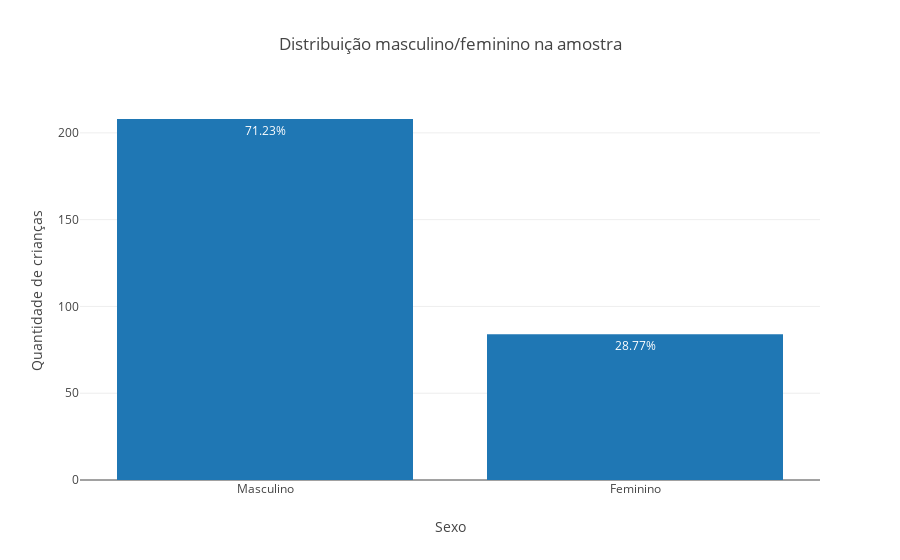

This figure's notebook cell:
### Markdown cell above
### Proporção entre crianças do sexo M/F

### Code cell
from plotly.graph_objs import Layout

#Gráfico de comparação de amostras M/F
data = [go.Bar(x = ['Masculino','Feminino'],
               y = df['gender'].value_counts(),
               text = porcentagem(df['gender'].value_counts()),
               textposition = 'auto')]

#layout = go.Layout(yaxis = dict(tickformat=".2%"))

py.iplot({
"data": data,
"layout": Layout(
    title="Distribuição masculino/feminino na amostra",
    xaxis=dict(title="Sexo"),
    yaxis=dict(title="Quantidade de crianças")
)
})

### Figure 1 — Plotly figure (JSON) as saved in the notebook; plotly's stock layout.template omitted (floating-point values rounded to 4 significant figures)
{"data": [{"text": ["71.23%", "28.77%"], "textposition": "auto", "type": "bar", "uid": "e084ccba-dc8c-47e3-85e5-ce81340c5130", "x": ["Masculino", "Feminino"], "y": [208, 84]}], "layout": {"title": {"text": "Distribuição masculino/feminino na amostra"}, "xaxis": {"title": {"text": "Sexo"}}, "yaxis": {"title": {"text": "Quantidade de crianças"}}}}
